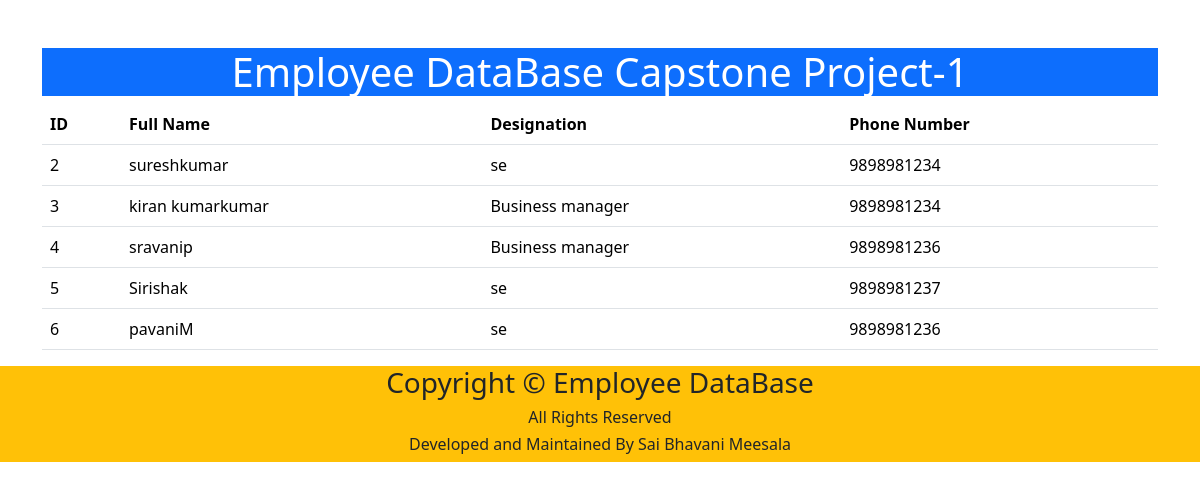
/employee/, run on an earlier commit of the app's database.
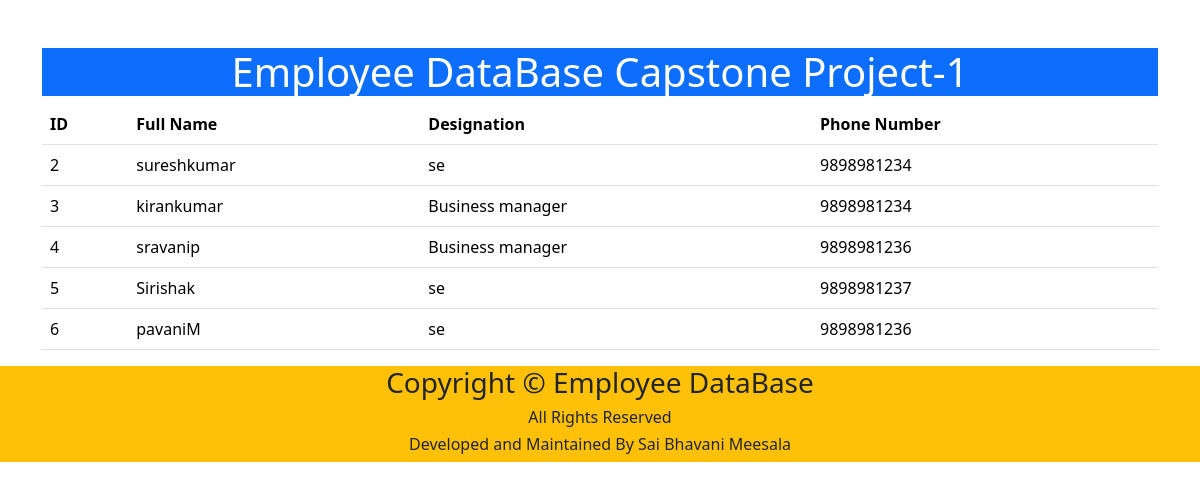
And on a later commit of the database.
### salary/models.py (models this page shows)
class Employee(models.Model):
    first_name=models.CharField(max_length=100)
    last_name=models.CharField(max_length=100)
    photo=models.ImageField(upload_to='images')
    designation=models.CharField(max_length=100)
    email_address=models.EmailField(max_length=100)
    phone_number=models.CharField(max_length=10)

### Employee/views.py (the view)
# urls.py: 2. Add a URL to urlpatterns:  path('', views.home, name='home')
def home(request):
    employees=Employee.objects.all()
    context={
         'employees':employees,
    }
    return render(request,'home.html',context)

### templates/home.html (shortened to what this page needs)
<!DOCTYPE html>
<html lang="en">
<head>
    <link href="https://cdn.jsdelivr.net/npm/bootstrap@5.3.3/dist/css/bootstrap.min.css" rel="stylesheet">
</head>
<body>
    <div class="container mt-5">
      <h1 class="text-center text-white bg-primary">Employee DataBase Capstone Project-1</h1>
       <table class="table table-hover">
        <thead>
          <tr>
            <th>ID</th>
            <th>Full Name</th>
            <th>Designation</th>
            <th>Phone Number</th>
          </tr>
        </thead>
        <tbody>
          {% for x in employees %}
          <tr>
          <td>{{x.id}}</td>
          <td>{{x.first_name}}{{x.last_name}}</td>
          <td>{{x.designation}}</td>
          <td>{{x.phone_number}}</td>
          </tr>
          {% endfor %}
        </tbody>
      </table>
    </div>
    <footer class="text-center bg-warning">
      <div>
        <div class="row">
          <div class="col">
               <h3>Copyright &copy; Employee DataBase</h3>
               <h6>All Rights Reserved</h6>
               <h6>Developed and Maintained By Sai Bhavani Meesala</h6>
          </div>
        </div>
      </div>
    </footer>
</body>
</html>

What changed in the data, as far as the page shows it:
changed Employee id 3: first_name "kiran kumar" → "kiran"
